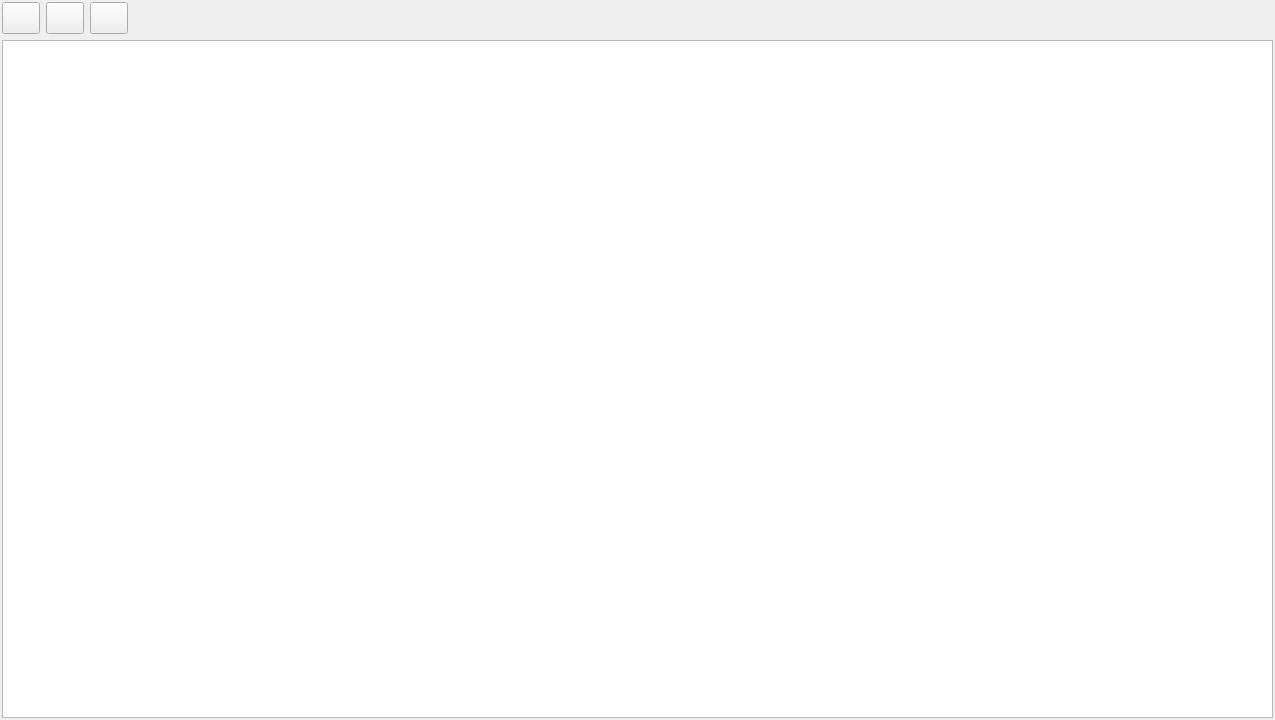
<?xml version="1.0" encoding="UTF-8"?>
<ui version="4.0">
 <class>MainWindow</class>
 <widget class="QMainWindow" name="MainWindow">
  <property name="geometry">
   <rect>
    <x>0</x>
    <y>0</y>
    <width>1275</width>
    <height>720</height>
   </rect>
  </property>
  <property name="font">
   <font>
    <pointsize>15</pointsize>
   </font>
  </property>
  <property name="windowTitle">
   <string>Модуль отводов для QGIS. Список площадей.</string>
  </property>
  <property name="styleSheet">
   <string notr="true"/>
  </property>
  <widget class="QWidget" name="centralwidget">
   <layout class="QVBoxLayout" name="verticalLayout">
    <property name="leftMargin">
     <number>2</number>
    </property>
    <property name="topMargin">
     <number>2</number>
    </property>
    <property name="rightMargin">
     <number>2</number>
    </property>
    <property name="bottomMargin">
     <number>2</number>
    </property>
    <item>
     <layout class="QHBoxLayout" name="horizontalLayout_4">
      <item>
       <widget class="QPushButton" name="pushButton">
        <property name="maximumSize">
         <size>
          <width>38</width>
          <height>16777215</height>
         </size>
        </property>
        <property name="toolTip">
         <string>Создание новой пробной площади</string>
        </property>
        <property name="toolTipDuration">
         <number>-1</number>
        </property>
        <property name="statusTip">
         <string/>
        </property>
        <property name="whatsThis">
         <string/>
        </property>
        <property name="text">
         <string/>
        </property>
       </widget>
      </item>
      <item>
       <widget class="QPushButton" name="pushButton_3">
        <property name="maximumSize">
         <size>
          <width>38</width>
          <height>16777215</height>
         </size>
        </property>
        <property name="toolTip">
         <string>Обновить список пробных площадей</string>
        </property>
        <property name="text">
         <string/>
        </property>
       </widget>
      </item>
      <item>
       <widget class="QPushButton" name="pushButton_2">
        <property name="maximumSize">
         <size>
          <width>38</width>
          <height>16777215</height>
         </size>
        </property>
        <property name="toolTip">
         <string>Удаление выбранных пробных площадей</string>
        </property>
        <property name="text">
         <string/>
        </property>
       </widget>
      </item>
      <item>
       <spacer name="horizontalSpacer_3">
        <property name="orientation">
         <enum>Qt::Horizontal</enum>
        </property>
        <property name="sizeHint" stdset="0">
         <size>
          <width>40</width>
          <height>20</height>
         </size>
        </property>
       </spacer>
      </item>
     </layout>
    </item>
    <item>
     <widget class="QTableWidget" name="tableWidget">
      <attribute name="verticalHeaderVisible">
       <bool>true</bool>
      </attribute>
     </widget>
    </item>
   </layout>
  </widget>
  <action name="action">
   <property name="text">
    <string>Используемые породы</string>
   </property>
   <property name="font">
    <font>
     <pointsize>15</pointsize>
    </font>
   </property>
  </action>
  <action name="action_2">
   <property name="text">
    <string>...</string>
   </property>
   <property name="font">
    <font>
     <pointsize>15</pointsize>
    </font>
   </property>
  </action>
 </widget>
 <resources/>
 <connections/>
</ui>
